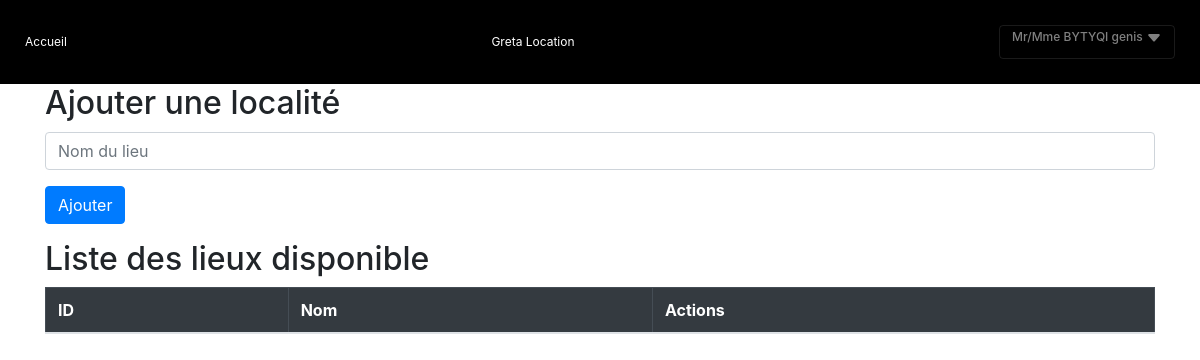
The app's page /?action=allLieu (signed in), older data.
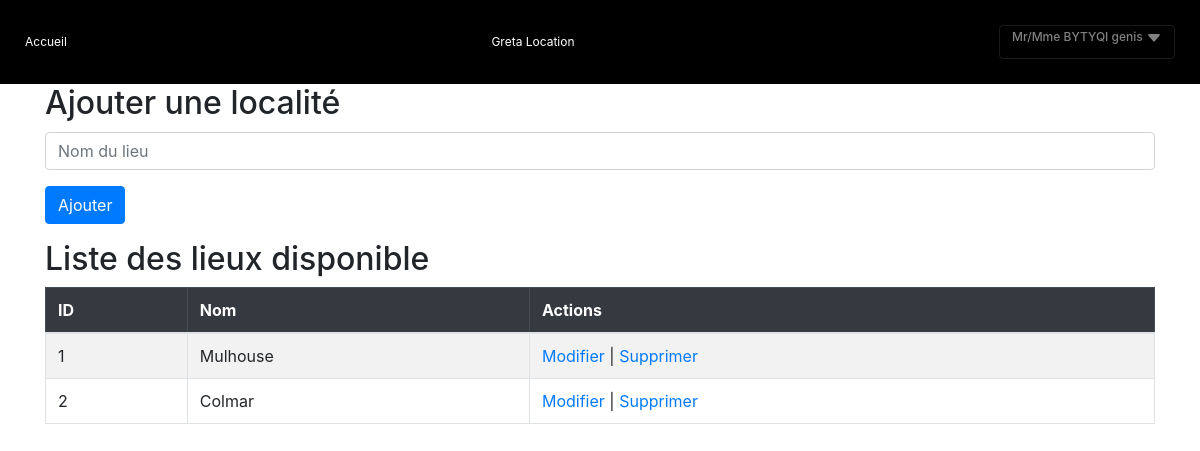
The same page, newer data.
### tables this page shows
CREATE TABLE `localisation` (
  `id` int(11) NOT NULL,
  `libelle` varchar(50) NOT NULL
);

### Controlleur/ctrlAdminLieu.php (called while the page is built, shortened)
<?php
include_once("Model/ModelLieuDAO.php");
include_once("Vue/VueEntete.php");
$lieux = ModelLieuDAO::getAllLieu();
include_once("Vue/privilege/vueAllLieu.php");
include_once("Vue/VuePied.php");
?>

### index.php (called while the page is built, shortened)
<?php
    $racine = dirname(__FILE__);
$action = isset($_GET['action']) ? htmlspecialchars($_GET['action']) : "accueil";
    $controleur = Routeur::getControleur($action);
    include_once "$racine/Controlleur/$controleur";
?>

### Data/connexionDB.php (called while the page is built, shortened)
<?php
   class ConnexionDB{
        private static $connexion;
        public static function getInstance(){
            if(!self::$connexion){
                try {
                    $serveur = 'mysql:host=db5017546525.hosting-data.io;';
                    $bdd = 'dbname=dbs14057594';
                    $user = 'dbu5674762' ;
                    $mdp = '5d2f6JEAN!?' ;
                    self::$connexion = new PDO($serveur.$bdd, $user, $mdp);
                    self::$connexion->query("SET CHARACTER SET utf8");
                } catch (PDOException $e) {
                        echo " Error connexion: " . $serveur . " " . $bdd . " " . $user . " " . $mdp . " " . $e->getMessage() ;
                        throw new Exception("Erreur à  la connexion \n" . $e->getMessage());
                }
            }
            return self::$connexion;
        }
     }
?>

### Model/ModelLieuDAO.php (called while the page is built, shortened)
<?php
include_once("Data/ConnexionDB.php");
include_once("classes/Lieu.php");
class ModelLieuDAO{
    public static function getAllLieu(){
        $req = ConnexionDB::getInstance() -> query("SELECT * FROM localisation");
        while($row = $req->fetch(PDO::FETCH_ASSOC)){
            $unObjet = new Lieu($row['id'], $row['libelle']);
            $result[] = $unObjet;
        }
        return $result;
    }
}
?>

### classes/Lieu.php (called while the page is built)
<?php
class Lieu{
    private int $id;
    private string $libelle;
    public function __construct($i, $l){
        $this->id = $i;
        $this->libelle = $l;
    }
    public function getId(){
        return $this->id;
    }
    public function getLibelle(){
        return $this->libelle;
    }
}
?>

### Vue/privilege/vueAllLieu.php (the view, shortened to what this page needs)
<div class="container">
    <div class="product-form ">
        <h2 class="mbottom">Ajouter une localité</h2>
        <form method="POST">
            <input type="text" name="nom" class="form-control " placeholder="Nom du lieu" required>
            <button type="submit" class="btn btn-primary mt-3" name="ajouter">Ajouter</button>
        </form>
    </div>
    <div class="product-list table-responsive">
        <h2>Liste des lieux disponible</h2>
        <table class="table table-bordered table-striped">
            <thead class="table-dark">
                <tr>
                    <th>ID</th>
                    <th>Nom</th>
                    <th>Actions</th>
                </tr>
            </thead>
            <tbody>
                <?php if(count($lieux) > 0):?>
                    <?php foreach($lieux as $equip): ?>
                <tr>
                    <td><?=$equip->getId(); ?></td>
                    <td><?=$equip->getLibelle(); ?></td>
                    <td>
                        <a href="#" data-toggle="modal" data-target="#editModal" data-id="<?=$equip->getId();?>"  data-nom="<?=$equip->getLibelle();?>"">Modifier</a> |
                        <a  class="delete-btn" href="./?action=allLieu&supprimer=<?=$equip->getId();?>" data-toggle="modal" data-target="#confirmDeleteModal" data-id="<?=$equip->getId();?>">Supprimer</a>
                    </td>
                </tr>
                <?php endforeach; ?>
                <?php endif;?>
            </tbody>
        </table>
    </div>
</div>

Row changes from the older to the newer data that the page shows:
added localisation: id "1", libelle "Mulhouse"
added localisation: id "2", libelle "Colmar"
